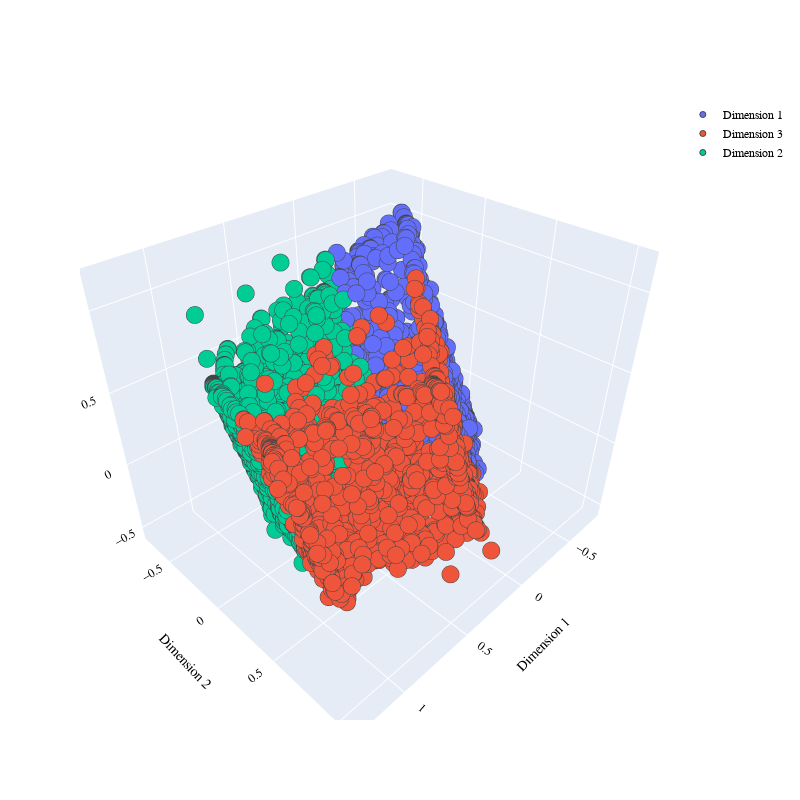

Here is the notebook cell this chart was saved with:
### Code cell
import plotly.graph_objects as go
PLOT2 = go.Figure()
for i in list(transformed_pca_dataset["Clusters"].unique()):
    

    PLOT2.add_trace(go.Scatter3d(x = transformed_pca_dataset[transformed_pca_dataset["Clusters"]== i]['Dimension 1'],
                                y = transformed_pca_dataset[transformed_pca_dataset["Clusters"] == i]['Dimension 2'],
                                z = transformed_pca_dataset[transformed_pca_dataset["Clusters"] == i]['Dimension 3'],                        
                                mode = 'markers',marker_size = 6, marker_line_width = 1,
                                name = str(i)))
PLOT2.update_traces(hovertemplate='Dimension 1: %{x} <br>Dimension 2 %{y} <br>Dimension 3: %{z}')

    
PLOT2.update_layout(width = 800, height = 800, autosize = True, showlegend = True,
                   scene = dict(xaxis=dict(title = 'Dimension 1', titlefont_color = 'black'),
                                yaxis=dict(title = 'Dimension 2', titlefont_color = 'black'),
                                zaxis=dict(title = 'Dimension 3', titlefont_color = 'black')),
                   font = dict(family = "Gilroy", color  = 'black', size = 12))

### Figure 1 — Plotly figure (JSON) as saved in the notebook; plotly's stock layout.template omitted (floating-point values rounded to 4 significant figures; data arrays with more than 128 entries replaced by an {"elided": "..."} marker saying what was removed)
{"data": [{"hovertemplate": "Dimension 1: %{x} <br>Dimension 2 %{y} <br>Dimension 3: %{z}", "marker": {"line": {"width": 1}, "size": 6}, "mode": "markers", "name": "Dimension 1", "type": "scatter3d", "x": {"elided": "4721 float values"}, "y": {"elided": "4721 float values"}, "z": {"elided": "4721 float values"}}, {"hovertemplate": "Dimension 1: %{x} <br>Dimension 2 %{y} <br>Dimension 3: %{z}", "marker": {"line": {"width": 1}, "size": 6}, "mode": "markers", "name": "Dimension 3", "type": "scatter3d", "x": {"elided": "1425 float values"}, "y": {"elided": "1425 float values"}, "z": {"elided": "1425 float values"}}, {"hovertemplate": "Dimension 1: %{x} <br>Dimension 2 %{y} <br>Dimension 3: %{z}", "marker": {"line": {"width": 1}, "size": 6}, "mode": "markers", "name": "Dimension 2", "type": "scatter3d", "x": {"elided": "2804 float values"}, "y": {"elided": "2804 float values"}, "z": {"elided": "2804 float values"}}], "layout": {"autosize": true, "font": {"color": "black", "family": "Gilroy", "size": 12}, "height": 800, "scene": {"xaxis": {"title": {"font": {"color": "black"}, "text": "Dimension 1"}}, "yaxis": {"title": {"font": {"color": "black"}, "text": "Dimension 2"}}, "zaxis": {"title": {"font": {"color": "black"}, "text": "Dimension 3"}}}, "showlegend": true, "width": 800}}
